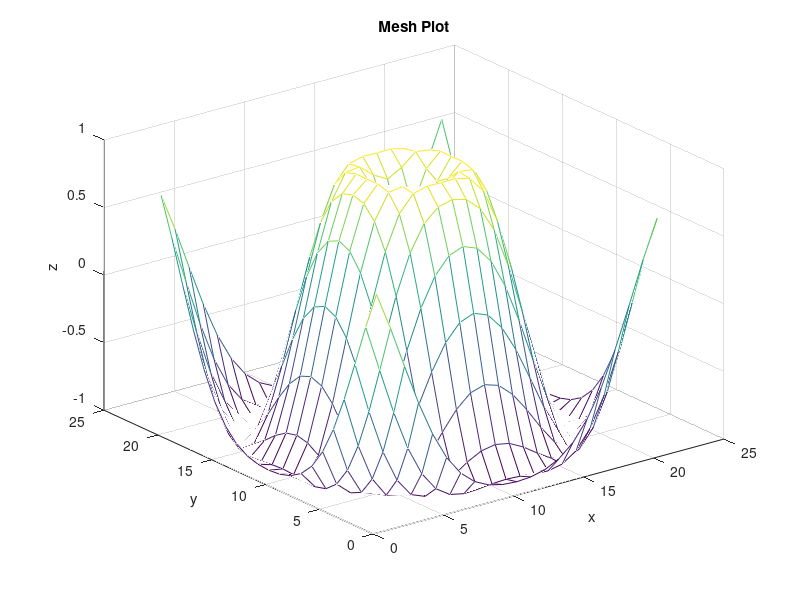
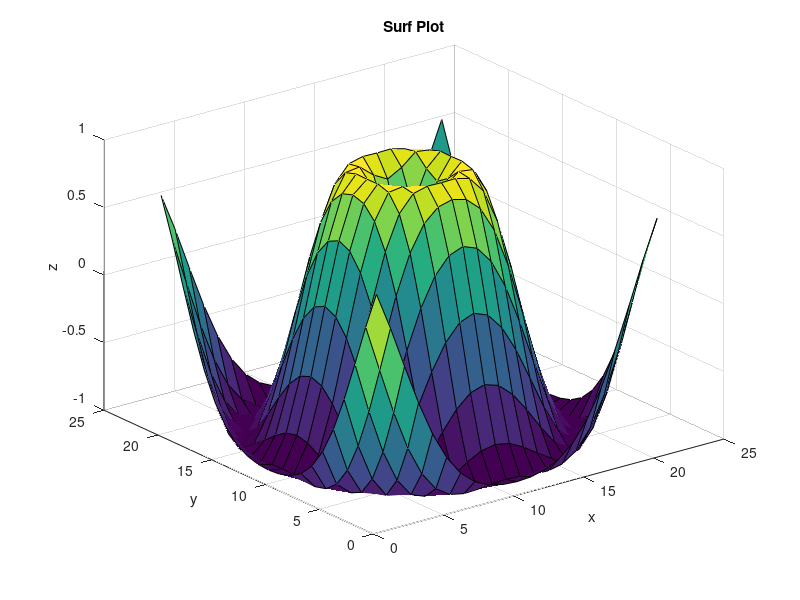
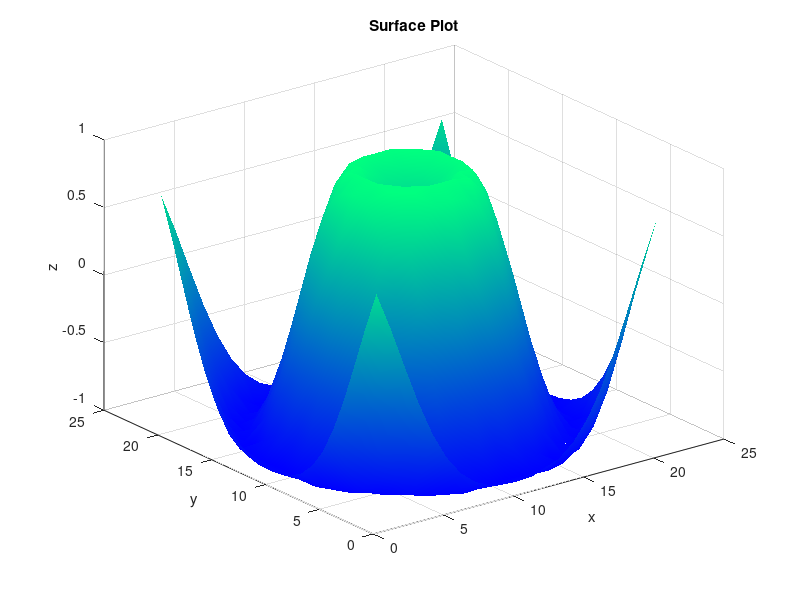
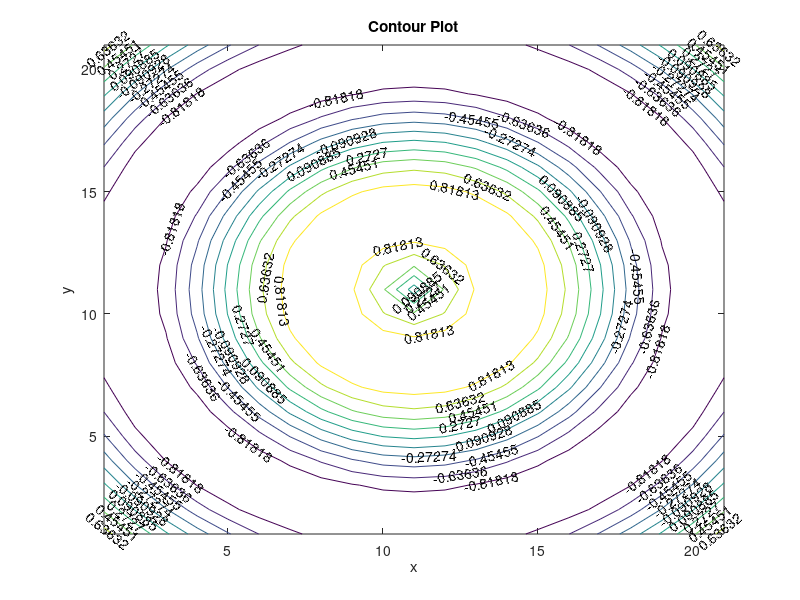

Source code (MATLAB) for these figures, in order:
clc
clear all
close all

x = -5:0.5:5;
y = -5:0.5:5;
[X,Y] = meshgrid(x,y);
Z = sin((X.^2 + Y.^2).^(1/2));

figure(1) %%(a)
mesh(Z)
title('Mesh Plot')
xlabel('x')
ylabel('y')
zlabel('z')

figure(2) %%(b)
surf(Z)
title('Surf Plot')
xlabel('x')
ylabel('y')
zlabel('z')

figure(3) %%(c)
surf(Z)
title ('Surface Plot')
shading interp
colormap (winter)
xlabel('x')
ylabel('y')
zlabel('z')

figure(4) %%(d)
[C h] = contour (Z, 'ShowText', 'on')
clabel(C, h)
title ('Contour Plot')
xlabel('x')
ylabel('y')
zlabel('z')

figure(5) %%e
surfc(Z)
title('Contour and Surface Plot')
xlabel('x')
ylabel('y')
zlabel('z')

%%(f)
subplot(3,2,1)
surf(Z)
title ('Surface Plot')
xlabel('x')
ylabel('y')
zlabel('z')

subplot(3,2,2)
contour (Z, 'ShowText','off')
title('Contour Plot')
xlabel('x')
ylabel('y')
zlabel('z')

subplot(3,2,3)
surf(Z)
title ('Surface Plot with Shading')
shading interp
colormap (white)
xlabel('x')
ylabel('y')
zlabel('z')

subplot(3,2,4)
mesh (Z)
title('Mesh Plot')
xlabel('x')
ylabel('y')
zlabel('z')

subplot(3,2,5)
surfc(Z)
title ('Contour and Surface Plot Combination')
shading interp
colormap (summer)
xlabel('x')
ylabel('y')
zlabel('z')